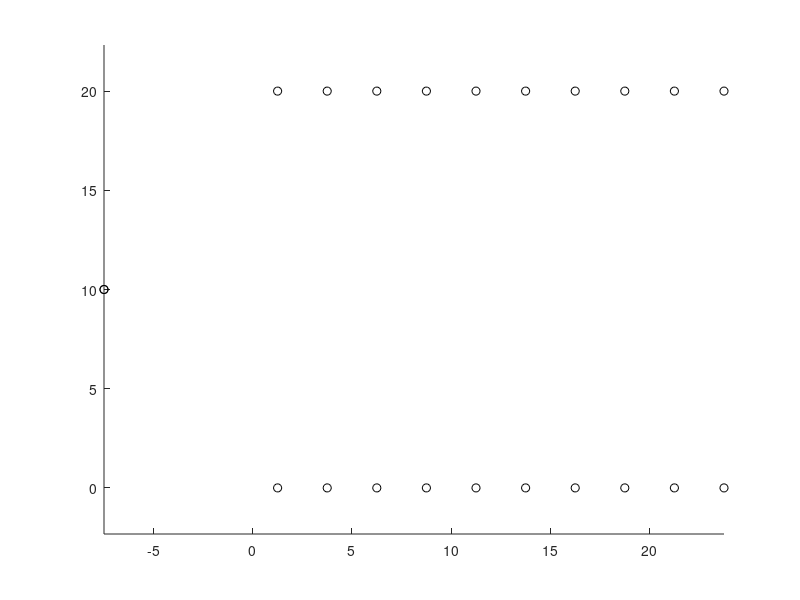

The MATLAB script that drew this image: (Note: this script raises an error after producing the figure.)
%%

clear; close all; clc;

%% -------------------- Step A: Define Problem Parameters --------------------
N = 10;                     % number of rows
RL = 20;                    % row length
W = 2.5;                    % implement width (row spacing)
L = 3;                      % tractor length
Ld = 1.5;                   % look-ahead distance
gamma_limit = deg2rad(60);  % steering limit
Rmin = L / tan(gamma_limit);  % minimum turning radius

% Start and end positions
x_start = -3 * W;
y_start = RL / 2;
x_end = x_start;
y_end = y_start;

% Coordinates of headland nodes (lower and upper)
x_lower = W/2 + W * (0:N-1); % Lower headland nodes X coordinates
y_lower = zeros(1, N);       % Lower headland nodes Y coordinates
x_upper = x_lower;           % Upper headland nodes X coordinates  
y_upper = RL * ones(1, N);   % Upper headland nodes Y coordinates

% Assemble full node coordinate list (1=start, 2..N+1=lower, N+2..2N+1=upper, 2N+2=end)
x = [x_start, x_lower, x_upper, x_end];
y = [y_start, y_lower, y_upper, y_end];

% Plot for verification
figure; hold on; axis equal
plot(x, y, 'ko')
dx = 0.50 * ones(size(x));          % default shift in x
dy = 0.50 * ones(size(y));          % default shift in y
% put the first label above-left, last label below-right
dx(1)   = 0.75;   dy(1)   =  1.0;   % start node
dx(end) =  0.75;   dy(end) = -1.0;   % end   node
text(x + dx, ...
     y + dy, ...
     string(1:numel(x)), "HorizontalAlignment","center");
title('Node Layout Verification'); xlabel('X [m]'); ylabel('Y [m]');
xlim([-8 27])

%% -------------------- Step B: Build Cost Matrix --------------------
HUGE = 1e6;                       % "impossible" cost
DMAT = HUGE * ones(2*N+2);        % start with all moves disabled

% ---- (1) Row-traversal costs: lower ↔ upper in SAME row ---------------
% Moving from any lower headland node to any upper headland node (and vice versa)
% is only possible if both nodes belong to the same field row
for i = 2:N+1 % for each lower node
    for j = N+2:2*N+1 % for each upper node
        if (j-i) == N % if nodes belong to same row, non working cost is zero
            DMAT(i,j) = 0; % Cost to travel within a row is zero (assuming cultivation cost is zero)
            DMAT(j,i) = 0; % Same for reverse direction
        else
            DMAT(i,j) = HUGE; % Not possible to go from lower to upper if not in same row
            DMAT(j,i) = HUGE; % Same for reverse direction
        end
    end
end

% ---- (2) Headland turning costs: Π / Ω turns on south or north edges --
% Compute turning costs between nodes i, j (both are at top or bottom)
for i = 2:N+1 % for each node at the 'bottom'
    for j = i+1:N+1 % for each node to the 'right' of node i
        d = abs(j-i); % Number of rows between the nodes
        dW = d * W;   % Physical distance between the rows
        
        % Check if a PI turn can be made (plus a straight line of length (d-1) row widths)
        if (Rmin <= dW/2)
            % PI turn cost = π * Rmin (for the semi-circle) + (d-1)*W (for the straight part)
            DMAT(i,j) = pi * Rmin + (d-1) * W;
        else
            % Omega turn cost = 2 * π * Rmin (full circle of radius Rmin)
            DMAT(i,j) = 2 * pi * Rmin;
        end
        
        DMAT(j,i) = DMAT(i,j);           % symmetry of cost
        DMAT(i+N, j+N) = DMAT(i,j);      % same cost for pair of top-nodes
        DMAT(j+N, i+N) = DMAT(i,j);      % symmetry for top nodes
    end
end

% ---- (3) Manhattan costs start/end ↔ all field nodes ------------------
% Costs to travel from start node to any other field node (except for end node)
% Costs to travel from end node to any other field node (except for start node)
for i = 2:2*N+1 % all field row nodes
    % Manhattan distance between this node and start node
    DMAT(1,i) = abs(x(1)-x(i)) + abs(y(1)-y(i));
    DMAT(i,1) = DMAT(1,i); % cost matrix symmetry
    
    % Manhattan distance between this node and end node
    DMAT(2*N+2,i) = abs(x(2*N+2)-x(i)) + abs(y(2*N+2)-y(i));
    DMAT(i,2*N+2) = DMAT(2*N+2,i); % cost matrix symmetry
end

% ---- (4) Forbid direct Start ↔ End jump --------------------------------
% Cost between start and end nodes is set to HUGE (not allowed)
DMAT(1,2*N+2) = HUGE;
DMAT(2*N+2,1) = HUGE;


%% -------------------- Solve TSP (Step B Completion) --------------------
XY = [x', y'];
t = cputime;
resultStruct = tspof_ga('xy', XY, 'DMAT', DMAT, ...
                        'POPSIZE', 200, ...   % Doubled population size
                        'NUMITER', 2e4, ...   % Doubled iterations
                        'SHOWRESULT', true, ...
                        'SHOWWAITBAR', true, ...
                        'SHOWPROG', true);
E = cputime - t; % computation time
route = [1, resultStruct.optRoute, 2*N+2]; % full node sequence

% Verify that all rows are visited
rows_visited = zeros(1, N);
for i = 1:length(route)
    node_idx = route(i);
    if node_idx >= 2 && node_idx <= N+1  % Lower nodes
        row_idx = node_idx - 1;
        rows_visited(row_idx) = 1;
    elseif node_idx >= N+2 && node_idx <= 2*N+1  % Upper nodes
        row_idx = node_idx - N - 1;
        rows_visited(row_idx) = 1;
    end
end

% Check if all rows were visited
missing_rows = find(rows_visited == 0);
if ~isempty(missing_rows)
    disp('Warning: The following rows were not visited:');
    disp(missing_rows);
end

% Output result
disp('Computed Optimal Route (Node Indices):');
disp(route);
disp(['Computed Minimum Distance: ', num2str(resultStruct.minDist)]);
disp(['Computation Time: ', num2str(E), ' seconds']);

% Save output
% Open a new file (or overwrite if it exists)
[~, ~] = mkdir("results\B");
fid = fopen('results\B\results.txt','w');

% Write each piece
fprintf(fid, 'Computed Optimal Route (Node Indices):\n');
fprintf(fid, '%d ', route);          % print each index with a space
fprintf(fid, '\n\n');                % blank line

fprintf(fid, 'Computed Minimum Distance: %.4f\n', resultStruct.minDist);
fprintf(fid, 'Computation Time: %.4f seconds\n', E);

% Close the file
fclose(fid);

%% Plot Solution
figure; plot(x(route), y(route), 'r-o', 'LineWidth', 2);
hold on; plot(x, y, 'ko'); text(x + 0.2, y + 0.2, string(1:2*N+2));
title('Optimal Node Sequence Visualization');
xlabel('X [m]'); ylabel('Y [m]'); axis equal;
saveas(gcf, "results\B\optimal_node.png")

%% -------------------- Step C: Build waypoints + segment IDs + guidedPoints --------------------
numLinks        = numel(route)-1;
waypoints       = [];
waypointSegment = [];
isTurnLink      = false(numLinks,1);

% first, mark which links are turns
for k = 1:numLinks
    i = route(k); j = route(k+1);
    if k==1 || k==numLinks
        isTurnLink(k) = true;   % entry or exit
    else
        paired   = ( (i>=2 && i<=N+1 && j-i==N) || (j>=2 && j<=N+1 && i-j==N) );
        sameBot  = all([i j]>=2   & [i j]<=N+1);
        sameTop  = all([i j]>=N+2 & [i j]<=2*N+1);
        if ~paired && (sameBot||sameTop)
            isTurnLink(k) = true;
        end
    end
end

% now build waypoints & segments
for k = 1:numLinks
    i = route(k); j = route(k+1);
    p1 = [x(i), y(i)];  p2 = [x(j), y(j)];
    if isTurnLink(k)
        % compute Dubins turn
        if k==1
            theta0 = 0;
            theta1 = (j<=N+1)*pi/2 + (j>N+1)*(-pi/2);
        elseif k==numLinks
            theta0 = (i<=N+1)*-pi/2 + (i>N+1)*(pi/2);
            theta1 = pi;
        else
            sameBot = all([i j]>=2   & [i j]<=N+1);
            theta0  = sameBot*(-pi/2) + (~sameBot)*( pi/2);
            theta1  = -theta0;
        end
        P      = dubins_core([p1,theta0],[p2,theta1], Rmin);
        pts    = dubins_path_sample_many(P,0.25);
        newPts = pts(2:end,1:2);
    else
        % straight
        nPts   = ceil(norm(p2-p1)/0.5);
        xs     = linspace(p1(1),p2(1),nPts).';
        ys     = linspace(p1(2),p2(2),nPts).';
        newPts = [xs(2:end), ys(2:end)];
    end
    waypoints       = [waypoints;       newPts];
    waypointSegment = [waypointSegment; k*ones(size(newPts,1),1)];
end

% now define guidedPoints: one per link
guidedPoints = zeros(numLinks,2);
for k = 1:numLinks
    idxs    = find(waypointSegment==k);
    segPts  = waypoints(idxs,:);
    if isTurnLink(k)
        % bottom or top by mean y
        if mean(segPts(:,2)) < RL/2
            [~,m] = min(segPts(:,2));   % bottom
        else
            [~,m] = max(segPts(:,2));   % top
        end
        guidedPoints(k,:) = segPts(m,:);
    else
        % midpoint for straight
        guidedPoints(k,:) = 0.5*(segPts(1,:) + segPts(end,:));
    end
end
% Add the end point into guided points
guidedPoints = [guidedPoints; waypoints(end,:)];

[~, ~] = mkdir("results\C");
% Plot the generated waypoints
figure; plot(waypoints(:,1), waypoints(:,2), 'b.-'); axis equal; hold on;
plot(guidedPoints(:,1), guidedPoints(:,2), 'o')
title('Generated Waypoints and Guided Points from Node Sequence');
xlabel('X [m]'); ylabel('Y [m]');
legend("Waypoints", "Guided Points", Location="best")
saveas(gcf, "results\C\waypoints.png")

%% -------------------- Step D: Simulate Path Following with Pure Pursuit Controller --------------------

clear q_history cte_history

% Reset Integration Parameters
global dt DT
dt = 0.001;    % 1 ms integration step
DT = 0.01;     % 10 ms control update period
T = 1000.0;      % run until it reaches the end point
time_vec = 0:DT:T-DT;

% Vehicle and Controller Parameters
L = 2.5;               % wheelbase
Ld_line = 1.0;         % look-ahead distance
Ld_turn = 0.5;
gamma_max = deg2rad(60);
gamma_min = -gamma_max;
v_ref = 1.0;           % constant forward speed
tau_gamma = 0.0;       % instant steering dynamics
tau_v = 0.0;           % instant speed dynamics

% State bounds
Qmax = [inf; inf; inf; gamma_max; v_ref];
Qmin = [-inf; -inf; -inf; gamma_min; 0];

% Initial state [x, y, theta, gamma, v]
q = [-3*W; RL/2; 0; 0; v_ref];

numSteps    = length(time_vec);
q_history   = zeros(numSteps+1,5);    % assuming state q has length 5
cte_history = zeros(numSteps,3);
status_history = zeros(numSteps,1);

% store initial state
q_history(1,:) = q.';

for k = 1:numSteps
    % 1) compute steering and cte
    [delta, ~, status] = purePursuitSegmented( ...
        q, L, Ld_line, Ld_turn, ...
        waypoints, waypointSegment, isTurnLink, guidedPoints, ...
        gamma_max, gamma_min);

    % choose a base blend factor (tune between 0 and 1)
    % cte = α·cte_path + (1−α)·cte_gp
    alpha = 0.9;
    [cte_path, cte_gp, cte] = computeBlendedError( ...
    q, waypoints, waypointSegment, guidedPoints, isTurnLink, alpha, status);

    % 2) step the dynamics
    q = robot_bike_dyn( ...
          q, [delta; v_ref], ...
          [gamma_min;0], [gamma_max;v_ref], ...
          Qmin, Qmax, L, 0, 0 );

    % 3) record state
    q_history(k+1,:) = q.';
    status_history(k) = status;

    % 4) compute and store CTE
    cte_history(k, 1) = cte_path;
    cte_history(k, 2) = cte_gp;
    cte_history(k, 3) = cte;

    % 5) check termination (avoid stuck at start)
    if norm(q(1:2) - waypoints(end,:).') < 0.5 && k >= 1000
        % trim unused entries
        q_history   = q_history(1:k+1,:);
        cte_history = cte_history(1:k, :);
        status_history = status_history(1:k, :);
        break;
    end
end


%% Visualization for Step D

% results
rms_cte = sqrt(mean(cte_history(:,1).^2));
disp(['Segment-bounded RMS CTE: ', num2str(rms_cte), ' m']);

[~,~] = mkdir("results\D");
% save figures
figure;
plot(waypoints(:,1), waypoints(:,2), 'r--', LineWidth=2); hold on;
plot(q_history(:,1), q_history(:,2), 'b-');
axis equal; grid on;
title('Adaptive Ld Path Following');
xlabel('X [m]'); ylabel('Y [m]');
legend("Waypoints", "Robot Path", Location="best")
saveas(gcf, 'results\D\adaptive_robot_path.png');

figure;
t = (0:DT:(numel(cte_history(:,1))-1)*DT).';
plot(t, cte_history(:, 1));
grid on;
title('Segment Bounded Adapative Ld Cross-Track Error');
xlabel('Time [s]'); ylabel('CTE [m]');
saveas(gcf, 'results\D\adaptive_cte.png');

% trim q_history to same length as status_history
q_pos = q_history(1:length(status_history), 1:2);

% time vector for status
t_status = (0:(length(status_history)-1)) * DT;

% 1) plot status over time
figure;
stairs(t_status, status_history, 'LineWidth', 1.5);
ylim([-0.1, 1.1]);
yticks([0 1]);
yticklabels({'off','on'});
xlabel('Time [s]');
ylabel('Guided Override');
title('Guided-Point Override Activation Over Time');
grid on;
saveas(gcf, 'results\D\status_time.png');

% 2) plot trajectory colored by status
idxOn  = status_history == 1;
idxOff = status_history == 0;

figure; hold on;
plot(waypoints(:,1), waypoints(:,2), 'k--', 'LineWidth', 1);  % reference path
scatter(q_pos(idxOff,1), q_pos(idxOff,2), 8,'r', 'filled');
scatter(q_pos(idxOn, 1), q_pos(idxOn, 2), 8,'b', 'filled');
legend('Waypoints','Override Off','Override On','Location','Best');
axis equal; grid on;
xlabel('X [m]'); ylabel('Y [m]');
title('Robot Path Colored by Guided-Point Override Status');
saveas(gcf, 'results\D\status_path.png');

% save RMS
fid = fopen('results\D\RMS_adaptive.txt','w');
fprintf(fid, 'RMS CTE (adaptive Ld): %.4f\n', rms_cte);
fclose(fid);

%% -------------------- Step E: Repeat Step D with 30 degree steering limit --------------------

clear q_history cte_history

% Reset Integration Parameters
global dt DT
dt = 0.001;    % 1 ms integration step
DT = 0.01;     % 10 ms control update period
T = 1000.0;    % run until it reaches the end point
time_vec = 0:DT:T-DT;

% Vehicle and Controller Parameters
L = 2.5;               % wheelbase
Ld_line = 1.0;         % look-ahead distance
Ld_turn = 0.2;
gamma_max = deg2rad(30);  % CHANGED: maximum steering angle to 30 degrees
gamma_min = -gamma_max;
v_ref = 1.0;           % constant forward speed
tau_gamma = 0.0;       % instant steering dynamics
tau_v = 0.0;           % instant speed dynamics

% State bounds
Qmax = [inf; inf; inf; gamma_max; v_ref];
Qmin = [-inf; -inf; -inf; gamma_min; 0];

% Initial state [x, y, theta, gamma, v]
q = [-3*W; RL/2; 0; 0; v_ref];

numSteps    = length(time_vec);
q_history   = zeros(numSteps+1,5);    % assuming state q has length 5
cte_history = zeros(numSteps,3);
status_history = zeros(numSteps,1);

% store initial state
q_history(1,:) = q.';

for k = 1:numSteps
    % 1) compute steering and cte
    [delta, ~, status] = purePursuitSegmented( ...
        q, L, Ld_line, Ld_turn, ...
        waypoints, waypointSegment, isTurnLink, guidedPoints, ...
        gamma_max, gamma_min);

    % choose a base blend factor (tune between 0 and 1)
    % cte = α·cte_path + (1−α)·cte_gp
    alpha = 0.9;
    [cte_path, cte_gp, cte] = computeBlendedError( ...
    q, waypoints, waypointSegment, guidedPoints, isTurnLink, alpha, status);

    % 2) step the dynamics
    q = robot_bike_dyn( ...
          q, [delta; v_ref], ...
          [gamma_min;0], [gamma_max;v_ref], ...
          Qmin, Qmax, L, 0, 0 );

    % 3) record state
    q_history(k+1,:) = q.';
    status_history(k) = status;

    % 4) compute and store CTE
    cte_history(k, 1) = cte_path;
    cte_history(k, 2) = cte_gp;
    cte_history(k, 3) = cte;

    % 5) check termination (avoid stuck at start)
    if norm(q(1:2) - waypoints(end,:).') < 0.5 && k >= 1000
        % trim unused entries
        q_history   = q_history(1:k+1,:);
        cte_history = cte_history(1:k, :);
        status_history = status_history(1:k, :);
        break;
    end
end

%% Visualization for Step E

% results
rms_cte = sqrt(mean(cte_history(:,1).^2));
disp(['Segment-bounded RMS CTE (30-deg limit): ', num2str(rms_cte), ' m']);

status = mkdir("results\E");
% save figures
figure;
plot(waypoints(:,1), waypoints(:,2), 'r--'); hold on;
plot(q_history(:,1), q_history(:,2), 'b-');
axis equal; grid on;
title('Adaptive Ld Path Following (30° Steering Limit)');
xlabel('X [m]'); ylabel('Y [m]');
saveas(gcf, 'results\E\adaptive_robot_path_30deg.png');

figure;
t = (0:DT:(numel(cte_history(:,1))-1)*DT).';
plot(t, cte_history(:, 1));
grid on;
title('Segment Bounded Adaptive Ld Cross-Track Error (30° Steering Limit)');
xlabel('Time [s]'); ylabel('CTE [m]');
saveas(gcf, 'results\E\adaptive_cte_30deg.png');

% trim q_history to same length as status_history
q_pos = q_history(1:length(status_history), 1:2);

% time vector for status
t_status = (0:(length(status_history)-1)) * DT;

% 1) plot status over time
figure;
stairs(t_status, status_history, 'LineWidth', 1.5);
ylim([-0.1, 1.1]);
yticks([0 1]);
yticklabels({'off','on'});
xlabel('Time [s]');
ylabel('Guided Override');
title('Guided-Point Override Activation Over Time (30° Steering Limit)');
grid on;
saveas(gcf, 'results\E\status_time_30deg.png');

% 2) plot trajectory colored by status
idxOn  = status_history == 1;
idxOff = status_history == 0;

figure; hold on;
plot(waypoints(:,1), waypoints(:,2), 'k--', 'LineWidth', 1);  % reference path
scatter(q_pos(idxOff,1), q_pos(idxOff,2), 8,'r', 'filled');
scatter(q_pos(idxOn, 1), q_pos(idxOn, 2), 8,'b', 'filled');
legend('Waypoints','Override Off','Override On','Location','Best');
axis equal; grid on;
xlabel('X [m]'); ylabel('Y [m]');
title('Robot Path Colored by Guided-Point Override Status (30° Steering Limit)');
saveas(gcf, 'results\E\status_path_30deg.png');

% save RMS
fid = fopen('results\E\RMS_adaptive_30deg.txt','w');
fprintf(fid, 'RMS CTE (adaptive Ld, 30° steering): %.4f\n', rms_cte);
fclose(fid);

% Compare steering angles between 60° and 30° simulations
figure;
plot(q_history(:,4) * 180/pi, 'LineWidth', 1.5);
grid on;
title('Steering Angle vs. Time (30° Steering Limit)');
xlabel('Time Step'); ylabel('Steering Angle [deg]');
yline(30, 'r--', 'Max Angle'); yline(-30, 'r--');
saveas(gcf, 'results\E\steering_angles_30deg.png');

%% -------------------- Step F: Redo B, C, D with 30 degree steering limit --------------------

%% F.1 - Redefine Problem Parameters with 30 degree steering limit
clear; close all; clc;

%% -------------------- Step A: Define Problem Parameters (Reused) --------------------
N = 10;                     % number of rows
RL = 20;                    % row length
W = 2.5;                    % implement width (row spacing)
L = 3;                      % tractor length
Ld = 1.5;                   % look-ahead distance
gamma_limit = deg2rad(30);  % CHANGED: steering limit to 30 degrees
Rmin = L / tan(gamma_limit);  % UPDATED: minimum turning radius (larger now)

% Start and end positions
x_start = -3 * W;
y_start = RL / 2;
x_end = x_start;
y_end = y_start;

% Coordinates of headland nodes (lower and upper)
x_lower = W/2 + W * (0:N-1); % added 2.5 m to correct X coordinates
y_lower = zeros(1, N);

x_upper = x_lower;
y_upper = RL * ones(1, N);

% Assemble full node coordinate list (1=start, 2..N+1=lower, N+2..2N+1=upper, 2N+2=end)
x = [x_start, x_lower, x_upper, x_end];
y = [y_start, y_lower, y_upper, y_end];

% Plot for verification
figure; plot(x, y, 'ko'); text(x + 0.2, y + 0.2, string(1:2*N+2)); axis equal;
title('Node Layout Verification (30° Steering Limit)'); xlabel('X [m]'); ylabel('Y [m]');
[~, ~] = mkdir('results\F');
saveas(gcf, "results\F\node_layout_30deg.png")

%% F.2 - Rebuild Cost Matrix with new minimum turning radius
HUGE = 1e6;                       % "impossible" cost
DMAT = HUGE * ones(2*N+2);        % start with all moves disabled

% ---- (1) Row-traversal costs: lower ↔ upper in SAME row ---------------
% Moving from any lower headland node to any upper headland node (and vice versa)
% is only possible if both nodes belong to the same field row
for i = 2:N+1 % for each lower node
    for j = N+2:2*N+1 % for each upper node
        if (j-i) == N % if nodes belong to same row, non working cost is zero
            DMAT(i,j) = 0; % Cost to travel within a row is zero (assuming cultivation cost is zero)
            DMAT(j,i) = 0; % Same for reverse direction
        else
            DMAT(i,j) = HUGE; % Not possible to go from lower to upper if not in same row
            DMAT(j,i) = HUGE; % Same for reverse direction
        end
    end
end

% ---- (2) Headland turning costs: Π / Ω turns on south or north edges --
% Compute turning costs between nodes i, j (both are at top or bottom)
for i = 2:N+1 % for each node at the 'bottom'
    for j = i+1:N+1 % for each node to the 'right' of node i
        d = abs(j-i); % Number of rows between the nodes
        dW = d * W;   % Physical distance between the rows
        
        % Check if a PI turn can be made (plus a straight line of length (d-1) row widths)
        if (Rmin <= dW/2)
            % PI turn cost = π * Rmin (for the semi-circle) + (d-1)*W (for the straight part)
            DMAT(i,j) = pi * Rmin + (d-1) * W;
        else
            % Omega turn cost = 2 * π * Rmin (full circle of radius Rmin)
            DMAT(i,j) = 2 * pi * Rmin;
        end
        
        DMAT(j,i) = DMAT(i,j);           % symmetry of cost
        DMAT(i+N, j+N) = DMAT(i,j);      % same cost for pair of top-nodes
        DMAT(j+N, i+N) = DMAT(i,j);      % symmetry for top nodes
    end
end

% ---- (3) Manhattan costs start/end ↔ all field nodes ------------------
% Costs to travel from start node to any other field node (except for end node)
% Costs to travel from end node to any other field node (except for start node)
for i = 2:2*N+1 % all field row nodes
    % Manhattan distance between this node and start node
    DMAT(1,i) = abs(x(1)-x(i)) + abs(y(1)-y(i));
    DMAT(i,1) = DMAT(1,i); % cost matrix symmetry
    
    % Manhattan distance between this node and end node
    DMAT(2*N+2,i) = abs(x(2*N+2)-x(i)) + abs(y(2*N+2)-y(i));
    DMAT(i,2*N+2) = DMAT(2*N+2,i); % cost matrix symmetry
end

% ---- (4) Forbid direct Start ↔ End jump --------------------------------
% Cost between start and end nodes is set to HUGE (not allowed)
DMAT(1,2*N+2) = HUGE;
DMAT(2*N+2,1) = HUGE;

%% -------------------- Solve TSP (Step F.2 Completion) --------------------
XY = [x', y'];
t = cputime;
resultStruct = tspof_ga('xy', XY, 'DMAT', DMAT, ...
                        'POPSIZE', 200, ...   % Doubled population size
                        'NUMITER', 2e4, ...   % Doubled iterations
                        'SHOWRESULT', true, ...
                        'SHOWWAITBAR', true, ...
                        'SHOWPROG', true);
E = cputime - t; % computation time
route = [1, resultStruct.optRoute, 2*N+2]; % full node sequence

% Verify that all rows are visited
rows_visited = zeros(1, N);
for i = 1:length(route)
    node_idx = route(i);
    if node_idx >= 2 && node_idx <= N+1  % Lower nodes
        row_idx = node_idx - 1;
        rows_visited(row_idx) = 1;
    elseif node_idx >= N+2 && node_idx <= 2*N+1  % Upper nodes
        row_idx = node_idx - N - 1;
        rows_visited(row_idx) = 1;
    end
end

% Check if all rows were visited
missing_rows = find(rows_visited == 0);
if ~isempty(missing_rows)
    disp('Warning: The following rows were not visited:');
    disp(missing_rows);
end

% Output result
disp('Computed Optimal Route with 30° Steering Limit (Node Indices):');
disp(route);
disp(['Computed Minimum Distance (30° limit): ', num2str(resultStruct.minDist)]);
disp(['Computation Time: ', num2str(E), ' seconds']);

% Save output
fid = fopen('results\F\results_30deg.txt','w');
fprintf(fid, 'Computed Optimal Route with 30° Steering Limit (Node Indices):\n');
fprintf(fid, '%d ', route);          % print each index with a space
fprintf(fid, '\n\n');                % blank line
fprintf(fid, 'Computed Minimum Distance (30° limit): %.4f\n', resultStruct.minDist);
fprintf(fid, 'Computation Time: %.4f seconds\n', E);
fclose(fid);

%% Plot Solution
figure; plot(x(route), y(route), 'r-o', 'LineWidth', 2);
hold on; plot(x, y, 'ko'); text(x + 0.2, y + 0.2, string(1:2*N+2));
title('Optimal Node Sequence Visualization (30° Steering Limit)');
xlabel('X [m]'); ylabel('Y [m]'); axis equal;
saveas(gcf, "results\F\optimal_node_30deg.png")

%% F.3 - Rebuild waypoints with 30 degree turning radius
numLinks        = numel(route)-1;
waypoints       = [];
waypointSegment = [];
isTurnLink      = false(numLinks,1);

% first, mark which links are turns
for k = 1:numLinks
    i = route(k); j = route(k+1);
    if k==1 || k==numLinks
        isTurnLink(k) = true;   % entry or exit
    else
        paired   = ( (i>=2 && i<=N+1 && j-i==N) || (j>=2 && j<=N+1 && i-j==N) );
        sameBot  = all([i j]>=2   & [i j]<=N+1);
        sameTop  = all([i j]>=N+2 & [i j]<=2*N+1);
        if ~paired && (sameBot||sameTop)
            isTurnLink(k) = true;
        end
    end
end

% now build waypoints & segments
for k = 1:numLinks
    i = route(k); j = route(k+1);
    p1 = [x(i), y(i)];  p2 = [x(j), y(j)];
    if isTurnLink(k)
        % compute Dubins turn
        if k==1
            theta0 = 0;
            theta1 = (j<=N+1)*pi/2 + (j>N+1)*(-pi/2);
        elseif k==numLinks
            theta0 = (i<=N+1)*-pi/2 + (i>N+1)*(pi/2);
            theta1 = pi;
        else
            sameBot = all([i j]>=2   & [i j]<=N+1);
            theta0  = sameBot*(-pi/2) + (~sameBot)*( pi/2);
            theta1  = -theta0;
        end
        P      = dubins_core([p1,theta0],[p2,theta1], Rmin);
        pts    = dubins_path_sample_many(P,0.25);
        newPts = pts(2:end,1:2);
    else
        % straight
        nPts   = ceil(norm(p2-p1)/0.5);
        xs     = linspace(p1(1),p2(1),nPts).';
        ys     = linspace(p1(2),p2(2),nPts).';
        newPts = [xs(2:end), ys(2:end)];
    end
    waypoints       = [waypoints;       newPts];
    waypointSegment = [waypointSegment; k*ones(size(newPts,1),1)];
end

% now define guidedPoints: one per link
guidedPoints = zeros(numLinks,2);
for k = 1:numLinks
    idxs    = find(waypointSegment==k);
    segPts  = waypoints(idxs,:);
    if k == numLinks
        % For the last link, use the end point as guided point
        guidedPoints(k,:) = [x_end, y_end];
    elseif isTurnLink(k)
        % bottom or top by mean y
        if mean(segPts(:,2)) < RL/2
            [~,m] = min(segPts(:,2));   % bottom
        else
            [~,m] = max(segPts(:,2));   % top
        end
        guidedPoints(k,:) = segPts(m,:);
    else
        % midpoint for straight
        guidedPoints(k,:) = 0.5*(segPts(1,:) + segPts(end,:));
    end
end

% Plot the generated waypoints
figure; plot(waypoints(:,1), waypoints(:,2), 'b.-'); axis equal; hold on;
plot(guidedPoints(:,1), guidedPoints(:,2), 'o')
title('Generated Waypoints and Guided Points (30° Steering Limit)');
xlabel('X [m]'); ylabel('Y [m]');
legend("Waypoints", "Guided Points", Location="best")
saveas(gcf, "results\F\waypoints_30deg.png")

%% F.4 - Re-simulate path following with 30 degree steering limit
clear q_history cte_history

% Reset Integration Parameters
global dt DT
dt = 0.001;    % 1 ms integration step
DT = 0.01;     % 10 ms control update period
T = 2000.0;    % run until it reaches the end point
time_vec = 0:DT:T-DT;

% Vehicle and Controller Parameters
L = 2.5;               % wheelbase
Ld_line = 0.8;         % look-ahead distance
Ld_turn = 0.5;
gamma_max = deg2rad(30);  % 30 degree steering limit
gamma_min = -gamma_max;
v_ref = 1.0;           % constant forward speed
tau_gamma = 0.0;       % instant steering dynamics
tau_v = 0.0;           % instant speed dynamics

% State bounds
Qmax = [inf; inf; inf; gamma_max; v_ref];
Qmin = [-inf; -inf; -inf; gamma_min; 0];

% Initial state [x, y, theta, gamma, v]
q = [-3*W; RL/2; 0; 0; v_ref];

numSteps    = length(time_vec);
q_history   = zeros(numSteps+1,5);    % assuming state q has length 5
cte_history = zeros(numSteps,3);
status_history = zeros(numSteps,1);

% store initial state
q_history(1,:) = q.';

for k = 1:numSteps
    % 1) compute steering and cte
    [delta, ~, status] = purePursuitSegmented( ...
        q, L, Ld_line, Ld_turn, ...
        waypoints, waypointSegment, isTurnLink, guidedPoints, ...
        gamma_max, gamma_min);

    % choose a base blend factor (tune between 0 and 1)
    % cte = α·cte_path + (1−α)·cte_gp
    alpha = 0.9;
    [cte_path, cte_gp, cte] = computeBlendedError( ...
    q, waypoints, waypointSegment, guidedPoints, isTurnLink, alpha, status);

    % 2) step the dynamics
    q = robot_bike_dyn( ...
          q, [delta; v_ref], ...
          [gamma_min;0], [gamma_max;v_ref], ...
          Qmin, Qmax, L, 0, 0 );

    % 3) record state
    q_history(k+1,:) = q.';
    status_history(k) = status;

    % 4) compute and store CTE
    cte_history(k, 1) = cte_path;
    cte_history(k, 2) = cte_gp;
    cte_history(k, 3) = cte;

    % 5) check termination (avoid stuck at start)
    if norm(q(1:2) - waypoints(end,:).') < 0.5 && k >= 1000
        % trim unused entries
        q_history   = q_history(1:k+1,:);
        cte_history = cte_history(1:k, :);
        status_history = status_history(1:k, :);
        break;
    end

    if k == numSteps
        warning("Run out of time!")
    end
end

%% Visualization for Step F.4

% results
rms_cte = sqrt(mean(cte_history(:,1).^2));
disp(['Segment-bounded RMS CTE (30-deg optimized path): ', num2str(rms_cte), ' m']);

% save figures
figure;
plot(waypoints(:,1), waypoints(:,2), 'r--'); hold on;
plot(q_history(:,1), q_history(:,2), 'b-');
axis equal; grid on;
title('Optimized Path Following (30° Steering Limit)');
xlabel('X [m]'); ylabel('Y [m]');
saveas(gcf, 'results\F\optimized_robot_path_30deg.png');

figure;
t = (0:DT:(numel(cte_history(:,1))-1)*DT).';
plot(t, cte_history(:, 1));
grid on;
title('Segment Bounded Cross-Track Error (30° Optimized Path)');
xlabel('Time [s]'); ylabel('CTE [m]');
saveas(gcf, 'results\F\optimized_cte_30deg.png');

% trim q_history to same length as status_history
q_pos = q_history(1:length(status_history), 1:2);

% time vector for status
t_status = (0:(length(status_history)-1)) * DT;

% 1) plot status over time
figure;
stairs(t_status, status_history, 'LineWidth', 1.5);
ylim([-0.1, 1.1]);
yticks([0 1]);
yticklabels({'off','on'});
xlabel('Time [s]');
ylabel('Guided Override');
title('Guided-Point Override Activation (30° Optimized Path)');
grid on;
saveas(gcf, 'results\F\optimized_status_time_30deg.png');

% 2) plot trajectory colored by status
idxOn  = status_history == 1;
idxOff = status_history == 0;

figure; hold on;
plot(waypoints(:,1), waypoints(:,2), 'k--', 'LineWidth', 1);  % reference path
scatter(q_pos(idxOff,1), q_pos(idxOff,2), 8,'r', 'filled');
scatter(q_pos(idxOn, 1), q_pos(idxOn, 2), 8,'b', 'filled');
legend('Waypoints','Override Off','Override On','Location','Best');
axis equal; grid on;
xlabel('X [m]'); ylabel('Y [m]');
title('Robot Path by Guided-Point Override Status (30° Optimized Path)');
saveas(gcf, 'results\F\optimized_status_path_30deg.png');

% save RMS
fid = fopen('results\F\RMS_optimized_30deg.txt','w');
fprintf(fid, 'RMS CTE (30° optimized path): %.4f\n', rms_cte);
fclose(fid);

%% 

%-----------------------Helper Functions----------------------------------

function param = dubins_core(p1, p2, r)
    %%%%%%%%%%%%%%%%%% DEFINE %%%%%%%%%%%%%%%%%
    % Here are some usefuldefine headers for better implementation
    % there are 6 types of dubin's curve, only one will have minimum cost
    % LSL = 1;
	% LSR = 2;
	% RSL = 3;
	% RSR = 4;
	% RLR = 5;
    % LRL = 6;
    
    % The three segment types a path can be made up of
    % L_SEG = 1;
    % S_SEG = 2;
    % R_SEG = 3;

    % The segment types for each of the Path types
    %{
    DIRDATA = [ L_SEG, S_SEG, L_SEG ;...
                L_SEG, S_SEG, R_SEG ;...
                R_SEG, S_SEG, L_SEG ;...
                R_SEG, S_SEG, R_SEG ;...
                R_SEG, L_SEG, R_SEG ;...
                L_SEG, R_SEG, L_SEG ]; 
    %}
    %%%%%%%%%%%%%%%% END DEFINE %%%%%%%%%%%%%%%%
            
    % the return parameter
    param.p_init = p1;              % the initial configuration
    param.seg_param = [0, 0, 0];    % the lengths of the three segments
    param.r = r;                    % model forward velocity / model angular velocity turning radius
    param.type = -1;                % path type. one of LSL, LSR, ... 
    param.flag = 0;
    
    %%%%%%%%%%%%%%%%%%%%%%%%% START %%%%%%%%%%%%%%%%%%%%%%%%%
    % First, basic properties and normalization of the problem
    dx = p2(1) - p1(1);
    dy = p2(2) - p1(2);
    D = sqrt( dx^2 + dy^2 );
    d = D / r;                  % distance is shrunk by r, this make lengh calculation very easy
    if( r <= 0 )
        param.flag = -1;
        return;
    end
    theta = mod(atan2( dy, dx ), 2*pi);
    alpha = mod((p1(3) - theta), 2*pi);
    beta  = mod((p2(3) - theta), 2*pi);

    % Second, we find all possible curves
    best_word = -1;
    best_cost = -1;
    test_param(1,:) = dubins_LSL(alpha, beta, d);
    test_param(2,:) = dubins_LSR(alpha, beta, d);
    test_param(3,:) = dubins_RSL(alpha, beta, d);
    test_param(4,:) = dubins_RSR(alpha, beta, d);
    test_param(5,:) = dubins_RLR(alpha, beta, d);
    test_param(6,:) = dubins_LRL(alpha, beta, d);
    
    for i = 1:1:6
        if(test_param(i,1) ~= -1) 
            cost = sum(test_param(i,:));
            if(cost < best_cost) || (best_cost == -1)
                best_word = i;
                best_cost = cost;
                param.seg_param = test_param(i,:);
                param.type = i;
            end
        end
    end

    if(best_word == -1) 
        param.flag = -2;             % NO PATH
        return;
    else
        return;
    end
end

function param = dubins_LSL(alpha, beta, d)
    tmp0 = d + sin(alpha) - sin(beta);
    p_squared = 2 + (d*d) -(2*cos(alpha - beta)) + (2*d*(sin(alpha) - sin(beta)));
    if( p_squared < 0 )
        param = [-1, -1, -1];
        return;
    else
        tmp1 = atan2( (cos(beta)-cos(alpha)), tmp0 );
        t = mod((-alpha + tmp1 ), 2*pi);
        p = sqrt( p_squared );
        q = mod((beta - tmp1 ), 2*pi);
        param(1) = t; 
        param(2) = p; 
        param(3) = q;
        return ;
    end
end
function param = dubins_LSR(alpha, beta, d)
    p_squared = -2 + (d*d) + (2*cos(alpha - beta)) + (2*d*(sin(alpha)+sin(beta)));
    if( p_squared < 0 )
        param = [-1, -1, -1];
        return;
    else
        p    = sqrt( p_squared );
        tmp2 = atan2( (-cos(alpha)-cos(beta)), (d+sin(alpha)+sin(beta)) ) - atan2(-2.0, p);
        t    = mod((-alpha + tmp2), 2*pi);
        q    = mod(( -mod((beta), 2*pi) + tmp2 ), 2*pi);
        param(1) = t; 
        param(2) = p; 
        param(3) = q;
        return ;
    end
end
function param = dubins_RSL(alpha, beta, d)
    p_squared = (d*d) -2 + (2*cos(alpha - beta)) - (2*d*(sin(alpha)+sin(beta)));
    if( p_squared< 0 ) 
        param = [-1, -1, -1];
        return;
    else
        p    = sqrt( p_squared );
        tmp2 = atan2( (cos(alpha)+cos(beta)), (d-sin(alpha)-sin(beta)) ) - atan2(2.0, p);
        t    = mod((alpha - tmp2), 2*pi);
        q    = mod((beta - tmp2), 2*pi);
        param(1) = t;
        param(2) = p; 
        param(3) = q;
        return ;
    end
end
function param = dubins_RSR(alpha, beta, d)
    tmp0 = d-sin(alpha)+sin(beta);
    p_squared = 2 + (d*d) -(2*cos(alpha - beta)) + (2*d*(sin(beta)-sin(alpha)));
    if( p_squared < 0 )
        param = [-1, -1, -1];
        return;
    else
        tmp1 = atan2( (cos(alpha)-cos(beta)), tmp0 );
        t = mod(( alpha - tmp1 ), 2*pi);
        p = sqrt( p_squared );
        q = mod(( -beta + tmp1 ), 2*pi);
        param(1) = t; 
        param(2) = p; 
        param(3) = q;
        return;
    end
end
function param = dubins_RLR(alpha, beta, d)
    tmp_rlr = (6. - d*d + 2*cos(alpha - beta) + 2*d*(sin(alpha)-sin(beta))) / 8.;
    if( abs(tmp_rlr) > 1)
        param = [-1, -1, -1];
        return;
    else
        p = mod(( 2*pi - acos( tmp_rlr ) ), 2*pi);
        t = mod((alpha - atan2( cos(alpha)-cos(beta), d-sin(alpha)+sin(beta) ) + mod(p/2, 2*pi)), 2*pi);
        q = mod((alpha - beta - t + mod(p, 2*pi)), 2*pi);
        param(1) = t;
        param(2) = p;
        param(3) = q;
        
        return;
    end
end
function param = dubins_LRL(alpha, beta, d)
    tmp_lrl = (6. - d*d + 2*cos(alpha - beta) + 2*d*(- sin(alpha) + sin(beta))) / 8.;
    if( abs(tmp_lrl) > 1)
        param = [-1, -1, -1]; return;
    else
        p = mod(( 2*pi - acos( tmp_lrl ) ), 2*pi);
        t = mod((-alpha - atan2( cos(alpha)-cos(beta), d+sin(alpha)-sin(beta) ) + p/2), 2*pi);
        q = mod((mod(beta, 2*pi) - alpha -t + mod(p, 2*pi)), 2*pi);
        param(1) = t;
        param(2) = p;
        param(3) = q;
        return;
    end
end
function path = dubins_curve(p1, p2, r, stepsize, quiet)
    
    %%%%%%%%%%%%%%%%%%%%%%%%% DEFINE %%%%%%%%%%%%%%%%%%%%%%%%%%%%%%
    % there are 6 types of dubin's curve, only one will have minimum cost
    % LSL = 1;
	% LSR = 2;
	% RSL = 3;
	% RSR = 4;
	% RLR = 5;
    % LRL = 6;
    
    % The three segment types a path can be made up of
    % L_SEG = 1;
    % S_SEG = 2;
    % R_SEG = 3;

    % The segment types for each of the Path types
    %{
    DIRDATA = [ L_SEG, S_SEG, L_SEG ;...
                L_SEG, S_SEG, R_SEG ;...
                R_SEG, S_SEG, L_SEG ;...
                R_SEG, S_SEG, R_SEG ;...
                R_SEG, L_SEG, R_SEG ;...
                L_SEG, R_SEG, L_SEG ]; 
    %}
            
    % the return parameter from dubins_core
    % param.p_init = p1;              % the initial configuration
    % param.seg_param = [0, 0, 0];    % the lengths of the three segments
    % param.r = r;                    % model forward velocity / model angular velocity turning radius
    % param.type = -1;                % path type. one of LSL, LSR, ... 
    %%%%%%%%%%%%%%%%%%%%%%%%% END DEFINE %%%%%%%%%%%%%%%%%%%%%%%%%%%%%%
    
    % Handle inputs.
    if nargin < 3
        error('Function requires at least two inputs.');
    elseif nargin < 4
        stepsize = 0;
    elseif nargin < 5 
        quiet = 0;  %Default/undefined is not quiet
    end
    
    if ~quiet
        close(findobj('type','figure','name','Dubins curve'));
        tic;
    end
    
    % Check if the destination lies on the circle that can be reach
    % directly from the starting point
    if(p1(3)~=p2(3))
        T = [cos(p1(3)), sin(p1(3));...
             cos(p2(3)), sin(p2(3)) ];
        Y = [p1(1)*cos(p1(3)) + p1(2)*sin(p1(3)); ...
             p2(1)*cos(p2(3)) + p2(2)*sin(p2(3)) ];
        X = T \ Y;
        if( norm(X-reshape(p1(1:2), [2,1]),2) == r ) && ( norm(X-reshape(p2(1:2),[2,1]),2) == r )
            warning('p2 lies on the turning circle from the p2, dubins curve may be suboptimal');
        end
    end
        
    
    % main function
    param = dubins_core(p1, p2, r);
    if stepsize <= 0
        stepsize = dubins_length(param)/1000;
    end
    path = dubins_path_sample_many(param, stepsize);
    
    % plot if not quiet
    if ~quiet
        disp('dubins calculation time'); toc;
        % plotting
        tic;    % most of the time is spent on plotting
        figure('name','Dubins curve');
        plot(path(:,1), path(:,2)); axis equal; hold on
        scatter(p1(1), p1(2), 45, '*','r','LineWidth',1); hold on;
        scatter(p2(1), p2(2), 45, 'square','b','LineWidth',1); hold on;
        text(p1(1), p1(2),'start','HorizontalAlignment','center');
        text(p2(1), p2(2),'end','VerticalAlignment','top');
        disp('plot drawing time'); toc;
    end
end

function path = dubins_path_sample_many(param, stepsize)
    if param.flag < 0
        path = 0;
        return
    end
    length = dubins_length(param);
    path = -1 * ones(floor(length/stepsize), 3);
    x = 0;
    i = 1;
    while x <= length
        path(i, :) = dubins_path_sample( param, x );
        x = x + stepsize;
        i = i + 1;
    end
    return
end

function length = dubins_length(param)
    length = param.seg_param(1);
    length = length + param.seg_param(2);
    length = length + param.seg_param(3);
    length = length * param.r;
end


%{
 * Calculate the configuration along the path, using the parameter t
 *
 * @param path - an initialised path
 * @param t    - a length measure, where 0 <= t < dubins_path_length(path)
 * @param q    - the configuration result
 * @returns    - -1 if 't' is not in the correct range
%}
function end_pt = dubins_path_sample(param, t)
    if( t < 0 || t >= dubins_length(param) || param.flag < 0)
        end_pt = -1;
        return;
    end

    % tprime is the normalised variant of the parameter t
    tprime = t / param.r;

    % In order to take rho != 1 into account this function needs to be more complex
    % than it would be otherwise. The transformation is done in five stages.
    %
    % 1. translate the components of the initial configuration to the origin
    % 2. generate the target configuration
    % 3. transform the target configuration
    %      scale the target configuration
    %      translate the target configration back to the original starting point
    %      normalise the target configurations angular component

    % The translated initial configuration
    p_init = [0, 0, param.p_init(3) ];
    
    %%%%%%%%%%%%%%%%%%%%%%%%% DEFINE %%%%%%%%%%%%%%%%%%%%%%%%%%%%%%
    % The three segment types a path can be made up of
    L_SEG = 1;
    S_SEG = 2;
    R_SEG = 3;

    % The segment types for each of the Path types
    DIRDATA = [ L_SEG, S_SEG, L_SEG ;...
                L_SEG, S_SEG, R_SEG ;...
                R_SEG, S_SEG, L_SEG ;...
                R_SEG, S_SEG, R_SEG ;...
                R_SEG, L_SEG, R_SEG ;...
                L_SEG, R_SEG, L_SEG ]; 
    %%%%%%%%%%%%%%%%%%%%%%%%% END DEFINE %%%%%%%%%%%%%%%%%%%%%%%%%%%%%%

    % Generate the target configuration
    types = DIRDATA(param.type, :);
    param1 = param.seg_param(1);
    param2 = param.seg_param(2);
    mid_pt1 = dubins_segment( param1, p_init, types(1) );
    mid_pt2 = dubins_segment( param2, mid_pt1,  types(2) );
    
    % Actual calculation of the position of tprime within the curve
    if( tprime < param1 ) 
        end_pt = dubins_segment( tprime, p_init,  types(1) );
    elseif( tprime < (param1+param2) ) 
        end_pt = dubins_segment( tprime-param1, mid_pt1,  types(2) );
    else 
        end_pt = dubins_segment( tprime-param1-param2, mid_pt2,  types(3) );
    end

    % scale the target configuration, translate back to the original starting point
    end_pt(1) = end_pt(1) * param.r + param.p_init(1);
    end_pt(2) = end_pt(2) * param.r + param.p_init(2);
    end_pt(3) = mod(end_pt(3), 2*pi);
    return;
end

%{
 returns the parameter of certain location according to an inititalpoint,
 segment type, and its corresponding parameter
%}

function seg_end = dubins_segment(seg_param, seg_init, seg_type)
    L_SEG = 1;
    S_SEG = 2;
    R_SEG = 3;
    if( seg_type == L_SEG ) 
        seg_end(1) = seg_init(1) + sin(seg_init(3)+seg_param) - sin(seg_init(3));
        seg_end(2) = seg_init(2) - cos(seg_init(3)+seg_param) + cos(seg_init(3));
        seg_end(3) = seg_init(3) + seg_param;
    elseif( seg_type == R_SEG )
        seg_end(1) = seg_init(1) - sin(seg_init(3)-seg_param) + sin(seg_init(3));
        seg_end(2) = seg_init(2) + cos(seg_init(3)-seg_param) - cos(seg_init(3));
        seg_end(3) = seg_init(3) - seg_param;
    elseif( seg_type == S_SEG ) 
        seg_end(1) = seg_init(1) + cos(seg_init(3)) * seg_param;
        seg_end(2) = seg_init(2) + sin(seg_init(3)) * seg_param;
        seg_end(3) = seg_init(3);
    end
end





